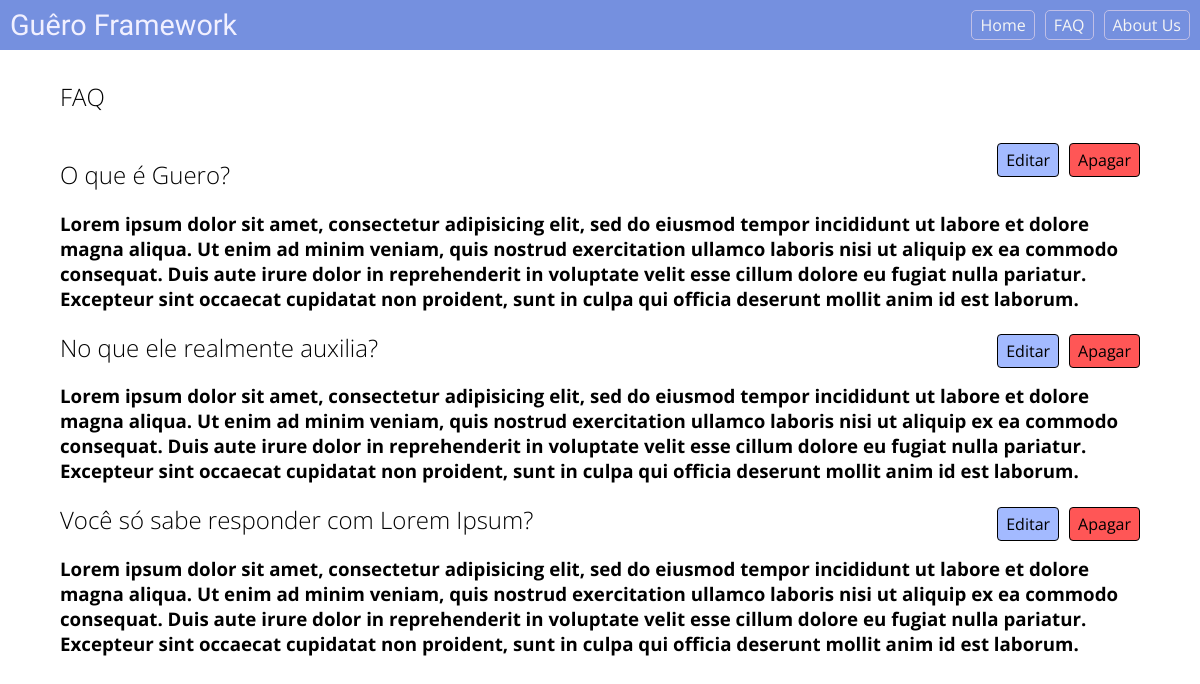
Page /faq on the committed database.
### tables this page shows
CREATE TABLE `faq` (
    `id` INT NOT NULL AUTO_INCREMENT,
    `question` VARCHAR(255) NOT NULL,
    `content` TEXT NOT NULL,
    PRIMARY KEY (id)
);

### app/Controllers/FaqController.php (called while the page is built, shortened)
<?php
class FaqController extends BaseController {
    public function __construct() {
        $this->faq = Container::getModel("Faq");
    }
    public function index() {
        $this->view->faq = $this->faq->all();
        $this->renderView("faq/index", "layout");
    }
}

### core/bootstrap.php (called while the page is built)
<?php
$routes = require_once __DIR__ . "/../app/routes.php";
$route = new \Core\Route($routes);

### public/index.php (called while the page is built, shortened)
<?php
require_once __DIR__ . "/../core/bootstrap.php";

### core/BaseModel.php (called while the page is built, shortened)
<?php
abstract class BaseModel {
    private $pdo;
    protected $table;
    public function __construct(PDO $pdo) {
        $this->pdo = $pdo;
    }
    public function all() {
        $query = "SELECT * FROM {$this->table}";
        $stmt = $this->pdo->prepare($query);
        $stmt->execute();
        $result = $stmt->fetchAll();
        return $result;
    }
}

### core/Connection.php (called while the page is built, shortened)
<?php
class Connection {
    public static function connect() {
        $conf = include_once('../app/database.php');
        $host = $conf['mysql']['host'];
        $database = $conf['mysql']['database'];
        $user = $conf['mysql']['user'];
        $pass = $conf['mysql']['pass'];
        $charset = $conf['mysql']['charset'];
        $collation = $conf['mysql']['collation'];
        try {
            $pdo = new PDO("mysql:host=$host;dbname=$database;charset=$charset;collation=$collation", "$user", "$pass");
            $pdo->setAttribute(PDO::ATTR_ERRMODE , PDO::ERRMODE_EXCEPTION);
            $pdo->setAttribute(PDO::MYSQL_ATTR_INIT_COMMAND , "SET NAMES 'utf8' COLLATE 'utf8_unicode_ci'");
            $pdo->setAttribute(PDO::ATTR_DEFAULT_FETCH_MODE, PDO::FETCH_OBJ);
            return $pdo;
        } catch (PDOException $e) {
            echo "Error: " . $e->getMessage();
        }
    }
}

### core/Container.php (called while the page is built, shortened)
<?php
class Container {
    public static function getModel($model) {
        return new $objModel(Connection::connect());
    }
}

### app/Views/faq/index.php (the view)
<section>
    <h1><?php $this->getPageTitle(); ?></h1>
    <div>
        <?php foreach ($this->view->faq as $faq):?>
            <div class="float-btn">
                <a class="btn btn-primary" href="faq/<?= $faq->id ?>/edit">Editar</a>
                <a class="btn btn-danger" href="faq/<?= $faq->id ?>/delete">Apagar</a>
            </div>
            <h2 class="underline"><a href="/faq/<?= $faq->id ?>/show"><?= $faq->question ?></a></h2>
            <h3><?= $faq->content ?></h3>
        <?php endforeach; ?>
    </div>
</section>

### core/Route.php (shortened to what this page needs)
<?php
class Route {
    private $routes;
    public function __construct (array $routes) {
        $this->run();
    }
    private function setRoutes($routes) {
        foreach ($routes as $route) {
            $explode = explode('@', $route[1]);
            $r = [$route[0], $explode[0], $explode[1]];
            $newRoutes[] = $r;
        }
        $this->routes = $newRoutes;
    }
    private function getRequest() {
        $obj = new \stdClass;
        return $obj;
    }
    private function getUrl() {
        return parse_url($_SERVER['REQUEST_URI'], PHP_URL_PATH);
    }
    private function run() {
        $url = $this->getUrl();
        foreach ($this->routes as $route) {
            $routeArray = explode('/', $route[0]);
            $param = [];
            for ($i=0; $i < count($routeArray); $i++) {
                $route[0] = implode($routeArray, '/');
            }
            if ($url == $route[0]) {
                $found = true;
                $controller = $route[1];
                $action = $route[2];
                break;
            }
        }
        if (isset($found)) {
            $controller = Container::newController($controller);
            switch (count($param)) {
                default:
                    $controller->$action($this->getRequest());
            }
        } else {
            Container::pageNotFound();
        }
    }
}

### core/BaseController.php (shortened to what this page needs)
<?php
abstract class BaseController {
    private $viewPath;
    private $layoutPath;
    private $pageTitle;
    public function __construct() {
        $this->view = new \stdClass;
    }
    protected function renderView($viewPath, $layoutPath = null) {
        $this->viewPath = $viewPath;
        $this->layoutPath = $layoutPath;
        if ($layoutPath) {
            $this->layout();
        } else {
            $this->content();
        }
    }
    protected function content() {
        if (file_exists(__DIR__ . "/../app/Views/{$this->viewPath}.php")) {
            require_once __DIR__ . "/../app/Views/{$this->viewPath}.php";
        } else {
            echo "Error: View path not found!";
        }
    }
    protected function layout() {
        if (file_exists(__DIR__ . "/../app/Views/{$this->layoutPath}.php")) {
            require_once __DIR__ . "/../app/Views/{$this->layoutPath}.php";
        } else {
            echo "Error: Layout path not found!";
        }
    }
    protected function getPageTitle($separ = null) {
        echo $this->pageTitle .  " {$separ} ";
    }
    protected function setPageTitle($pageTitle) {
        $this->pageTitle = $pageTitle;
    }
}

### app/Views/layout.php (shortened to what this page needs)
<!DOCTYPE html>
<html lang="pt-br">
    <head>
        <link rel="stylesheet" href="/assets/css/style.css">
    </head>
    <body>
        <?php require_once __DIR__ . "/menu.php";?>
        <?php $this->content() ?>
    </body>
</html>

### app/Views/menu.php (shortened to what this page needs)
<header>
    <nav class="navbar">
        <a href="/" class="nav-title">Guêro Framework</a>
        <ul class="navbar-nav">
            <li class="nav-item"><a class="nav-link" href="/">Home</a></li>
            <li class="nav-item"><a class="nav-link" href="/faq">FAQ</a></li>
            <li class="nav-item"><a class="nav-link" href="/">About Us</a></li>
        </ul>
    </nav>
</header>

### public/assets/css/style.css (style rules this page uses)
* { box-sizing: border-box; -moz-box-sizing: border-box; -webkit-box-sizing: border-box; }
body { font-family: "Open Sans", "Segoe UI", "Helvetica", sans-serif; width: 100%; height: 100%; padding: 0; margin: 0; }
section { padding: 10px 5%; }
div { padding: 5px 0; }
h1, h2 { font-family: "Open Sans", "Segoe UI", sans-serif; font-weight: 300; }
a { text-decoration: none; color: inherit; }
.underline > a { position: relative; text-decoration: none; }
.underline > a:before { content: ""; position: absolute; width: 100%; height: 2px; bottom: 0; left: 0; background-color: #000; -webkit-transform: scaleX(0); transform: scaleX(0); -webkit-transition: all 0.3s ease-in-out 0s; transition: all 0.3s ease-in-out 0s; }

### public/assets/css/navbar.css (style rules this page uses)
.nav-title { display: inline-block; font-family: "Comfortaa", 'Segoe UI', sans-serif; font-size: 1.8em; color: rgb(241, 240, 255); margin-left: 10px; }
header { width: 100%; }
.navbar { background-color: rgb(117, 144, 223); display: flex; justify-content: space-between; align-items: center; height: 50px; }
.navbar-nav { list-style: none; margin: 0; padding: 0; }
.nav-item { float: left; border: solid rgb(192, 191, 231) 1px; border-radius: 5px; }
.nav-item:not(:first-of-type) { margin-left: 10px; }
.nav-item:last-of-type { margin-right: 10px; }
.nav-link { display: block; padding: 3px 8px; }
.nav-link, .nav-link:visited { color: whitesmoke; }

### public/assets/css/button.css (style rules this page uses)
.float-btn { float: right; display: flex; justify-content: flex-end; }
.btn { display: block; background-color: whitesmoke; border: 1px solid #000; padding: 5px 8px; border-radius: 4px; }
.btn:not(:first-of-type) { margin-left: 10px; }
.btn-primary { background-color: #a3baff; transition: box-shadow 0.5s ease-out; }
.btn-danger { background-color: #ff5656; transition: box-shadow 0.5s ease-out; }

### rows in the picture
faq: question "O que é Guero?", content "Lorem ipsum dolor sit amet, consectetur adipisicing elit, sed do eiusmod tempor incididunt ut labore et dolore magna aliqua. Ut enim ad minim veniam, quis nostrud exercitation ullamco laboris nisi ut aliquip ex ea commodo consequat. Duis aute irure dolor in reprehenderit in voluptate velit esse cillum dolore eu fugiat nulla pariatur. Excepteur sint occaecat cupidatat non proident, sunt in culpa qui officia deserunt mollit anim id est laborum."
faq: question "No que ele realmente auxilia?", content "Lorem ipsum dolor sit amet, consectetur adipisicing elit, sed do eiusmod tempor incididunt ut labore et dolore magna aliqua. Ut enim ad minim veniam, quis nostrud exercitation ullamco laboris nisi ut aliquip ex ea commodo consequat. Duis aute irure dolor in reprehenderit in voluptate velit esse cillum dolore eu fugiat nulla pariatur. Excepteur sint occaecat cupidatat non proident, sunt in culpa qui officia deserunt mollit anim id est laborum."
faq: question "Você só sabe responder com Lorem Ipsum?", content "Lorem ipsum dolor sit amet, consectetur adipisicing elit, sed do eiusmod tempor incididunt ut labore et dolore magna aliqua. Ut enim ad minim veniam, quis nostrud exercitation ullamco laboris nisi ut aliquip ex ea commodo consequat. Duis aute irure dolor in reprehenderit in voluptate velit esse cillum dolore eu fugiat nulla pariatur. Excepteur sint occaecat cupidatat non proident, sunt in culpa qui officia deserunt mollit anim id est laborum."

### other values in the picture
$this->pageTitle "FAQ"
